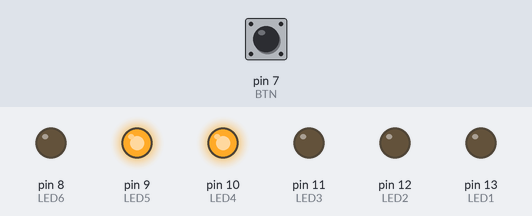
Bench run of a sketch on a simulated Arduino Uno, built with avr-gcc and run on an emulated ATmega328P. Parts: output pins drawn as LEDs (lit = HIGH). Dashed ring = blinking. Inputs (shaded band) come from the test bench; at power-on: pin 7 (BTN) HIGH.

Above: at 0.7 s.
1.3 s: pin 7 (BTN) pulled LOW for 3.2 s
At 5.1 s:
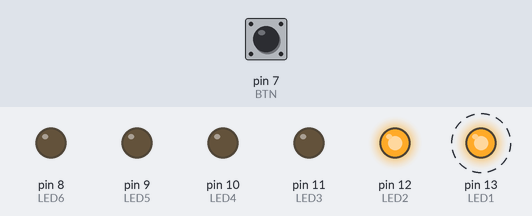
At 6.1 s:
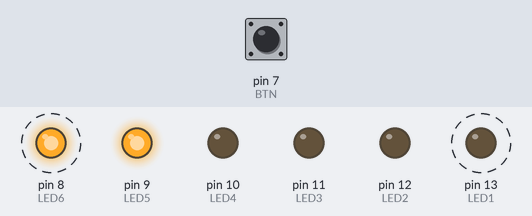
Timing chart, 0 to 13.5 s (numbered marks = the images above; inputs shaded):
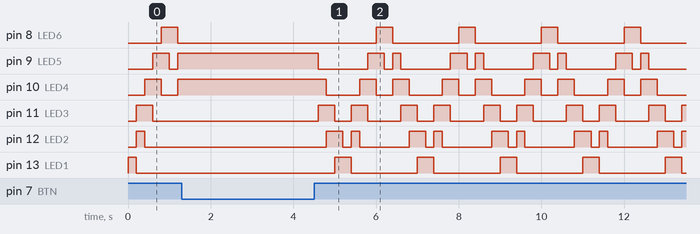

The sketch:

7.3.ino
```cpp
// C++ code
const int LED1 = 13;
const int LED2 = 12;
const int LED3 = 11;
const int LED4 = 10;
const int LED5 = 9;
const int LED6 = 8;
const int BTN = 7;

int pos = 0;
int countvalue = 1;
bool up = true;

void setup()
{
  pinMode(LED1, OUTPUT);
  pinMode(LED2, OUTPUT);
  pinMode(LED3, OUTPUT);
  pinMode(LED4, OUTPUT);
  pinMode(LED5, OUTPUT);
  pinMode(LED6, OUTPUT);
  pinMode(BTN, INPUT_PULLUP);
}

void loop()
{
  int LEDS[] = {LED1, LED2, LED3, LED4, LED5, LED6};

  print_pattern(LEDS);

  delay(200);
}

void disableleds(){
  digitalWrite(LED1, LOW);
  digitalWrite(LED2, LOW);
  digitalWrite(LED3, LOW);
  digitalWrite(LED4, LOW);
  digitalWrite(LED5, LOW);
  digitalWrite(LED6, LOW);
}

void print_pattern(int LEDS[]){
    if (digitalRead(BTN) != LOW){
		  disableleds();

      digitalWrite(LEDS[pos], HIGH);

      if(pos != 5 && pos != 0){
      	digitalWrite(LEDS[pos+countvalue], HIGH);
      }

      if(pos == 5){
         countvalue = -1;
         up = false;
      }
      else if(pos == 0){
         countvalue = 1;
         up = true;
      }

      if(up == true){
         pos++;
      }
      else {
         pos--;
      }
    }
}	
```

Measured:
- by itself, pin 9 (LED5): repeats every 2.0 s: HIGH 0.40 s, LOW 0.20 s, HIGH 0.20 s, LOW 1.2 s
- by itself, pin 10 (LED4): repeats every 2.0 s: HIGH 0.40 s, LOW 0.40 s, HIGH 0.40 s, LOW 0.80 s
- by itself, pin 11 (LED3): repeats every 2.0 s: LOW 0.40 s, HIGH 0.40 s, LOW 0.80 s, HIGH 0.40 s
- by itself, pin 12 (LED2): repeats every 2.0 s: LOW 0.20 s, HIGH 0.20 s, LOW 1.2 s, HIGH 0.40 s
- by itself, pin 13 (LED1): alternates HIGH for 0.40 s and LOW for 1.6 s
